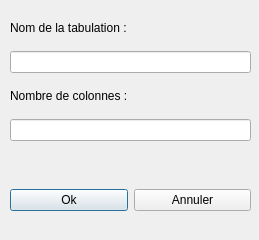
<?xml version="1.0" encoding="UTF-8"?>
<ui version="4.0">
 <class>cfenetreajouttab</class>
 <widget class="QDialog" name="cfenetreajouttab">
  <property name="geometry">
   <rect>
    <x>0</x>
    <y>0</y>
    <width>259</width>
    <height>240</height>
   </rect>
  </property>
  <property name="windowTitle">
   <string>Dialog</string>
  </property>
  <widget class="QWidget" name="verticalLayoutWidget">
   <property name="geometry">
    <rect>
     <x>10</x>
     <y>10</y>
     <width>241</width>
     <height>131</height>
    </rect>
   </property>
   <layout class="QVBoxLayout" name="verticalLayout">
    <item>
     <widget class="QLabel" name="plFATlabelnomtab">
      <property name="text">
       <string>Nom de la tabulation : </string>
      </property>
     </widget>
    </item>
    <item>
     <widget class="QLineEdit" name="pleFATlineeditnomdelatabulation"/>
    </item>
    <item>
     <widget class="QLabel" name="plFATlabelnombrecolone">
      <property name="text">
       <string>Nombre de colonnes : </string>
      </property>
     </widget>
    </item>
    <item>
     <widget class="QLineEdit" name="pleFATlineeditnombredecolonne"/>
    </item>
   </layout>
  </widget>
  <widget class="QWidget" name="horizontalLayoutWidget">
   <property name="geometry">
    <rect>
     <x>10</x>
     <y>160</y>
     <width>241</width>
     <height>80</height>
    </rect>
   </property>
   <layout class="QHBoxLayout" name="horizontalLayout">
    <item>
     <widget class="QPushButton" name="ppbFATboutonok">
      <property name="text">
       <string>Ok</string>
      </property>
     </widget>
    </item>
    <item>
     <widget class="QPushButton" name="ppbFATboutonannuler">
      <property name="text">
       <string>Annuler</string>
      </property>
     </widget>
    </item>
   </layout>
  </widget>
 </widget>
 <resources/>
 <connections/>
</ui>
